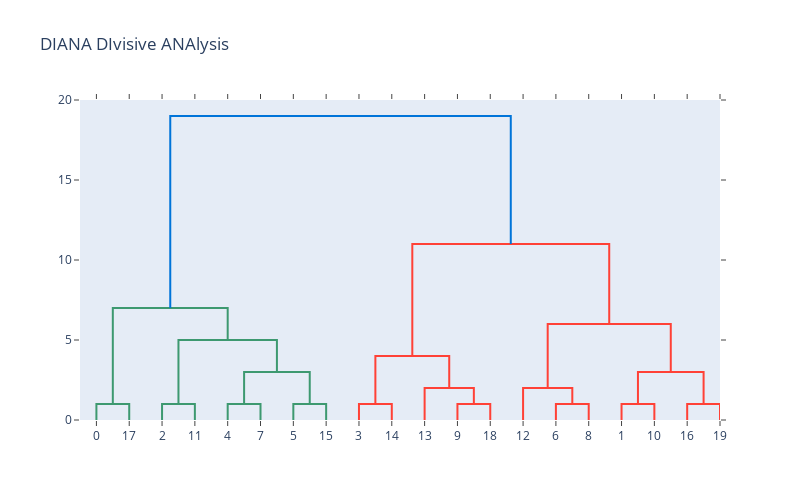

The code cell stored with this chart in its notebook:
### Code cell
import plotly.figure_factory as ff

points = np.array(current_clusters)

fig = ff.create_dendrogram(points, orientation='bottom')   
fig.update_layout(width=800, height=500, title_text = "DIANA DIvisive ANAlysis")
fig.show()

### Figure 1 — Plotly figure (JSON) as saved in the notebook; plotly's stock layout.template omitted (floating-point values rounded to 4 significant figures)
{"data": [{"hoverinfo": "text", "marker": {"color": "rgb(61,153,112)"}, "mode": "lines", "type": "scatter", "x": [5, 5, 15, 15], "xaxis": "x", "y": [0, 1, 1, 0], "yaxis": "y"}, {"hoverinfo": "text", "marker": {"color": "rgb(61,153,112)"}, "mode": "lines", "type": "scatter", "x": [25, 25, 35, 35], "xaxis": "x", "y": [0, 1, 1, 0], "yaxis": "y"}, {"hoverinfo": "text", "marker": {"color": "rgb(61,153,112)"}, "mode": "lines", "type": "scatter", "x": [45, 45, 55, 55], "xaxis": "x", "y": [0, 1, 1, 0], "yaxis": "y"}, {"hoverinfo": "text", "marker": {"color": "rgb(61,153,112)"}, "mode": "lines", "type": "scatter", "x": [65, 65, 75, 75], "xaxis": "x", "y": [0, 1, 1, 0], "yaxis": "y"}, {"hoverinfo": "text", "marker": {"color": "rgb(61,153,112)"}, "mode": "lines", "type": "scatter", "x": [50, 50, 70, 70], "xaxis": "x", "y": [1, 3, 3, 1], "yaxis": "y"}, {"hoverinfo": "text", "marker": {"color": "rgb(61,153,112)"}, "mode": "lines", "type": "scatter", "x": [30, 30, 60, 60], "xaxis": "x", "y": [1, 5, 5, 3], "yaxis": "y"}, {"hoverinfo": "text", "marker": {"color": "rgb(61,153,112)"}, "mode": "lines", "type": "scatter", "x": [10, 10, 45, 45], "xaxis": "x", "y": [1, 7, 7, 5], "yaxis": "y"}, {"hoverinfo": "text", "marker": {"color": "rgb(255,65,54)"}, "mode": "lines", "type": "scatter", "x": [85, 85, 95, 95], "xaxis": "x", "y": [0, 1, 1, 0], "yaxis": "y"}, {"hoverinfo": "text", "marker": {"color": "rgb(255,65,54)"}, "mode": "lines", "type": "scatter", "x": [115, 115, 125, 125], "xaxis": "x", "y": [0, 1, 1, 0], "yaxis": "y"}, {"hoverinfo": "text", "marker": {"color": "rgb(255,65,54)"}, "mode": "lines", "type": "scatter", "x": [105, 105, 120, 120], "xaxis": "x", "y": [0, 2, 2, 1], "yaxis": "y"}, {"hoverinfo": "text", "marker": {"color": "rgb(255,65,54)"}, "mode": "lines", "type": "scatter", "x": [90, 90, 112.5, 112.5], "xaxis": "x", "y": [1, 4, 4, 2], "yaxis": "y"}, {"hoverinfo": "text", "marker": {"color": "rgb(255,65,54)"}, "mode": "lines", "type": "scatter", "x": [145, 145, 155, 155], "xaxis": "x", "y": [0, 1, 1, 0], "yaxis": "y"}, {"hoverinfo": "text", "marker": {"color": "rgb(255,65,54)"}, "mode": "lines", "type": "scatter", "x": [135, 135, 150, 150], "xaxis": "x", "y": [0, 2, 2, 1], "yaxis": "y"}, {"hoverinfo": "text", "marker": {"color": "rgb(255,65,54)"}, "mode": "lines", "type": "scatter", "x": [165, 165, 175, 175], "xaxis": "x", "y": [0, 1, 1, 0], "yaxis": "y"}, {"hoverinfo": "text", "marker": {"color": "rgb(255,65,54)"}, "mode": "lines", "type": "scatter", "x": [185, 185, 195, 195], "xaxis": "x", "y": [0, 1, 1, 0], "yaxis": "y"}, {"hoverinfo": "text", "marker": {"color": "rgb(255,65,54)"}, "mode": "lines", "type": "scatter", "x": [170, 170, 190, 190], "xaxis": "x", "y": [1, 3, 3, 1], "yaxis": "y"}, {"hoverinfo": "text", "marker": {"color": "rgb(255,65,54)"}, "mode": "lines", "type": "scatter", "x": [142.5, 142.5, 180, 180], "xaxis": "x", "y": [2, 6, 6, 3], "yaxis": "y"}, {"hoverinfo": "text", "marker": {"color": "rgb(255,65,54)"}, "mode": "lines", "type": "scatter", "x": [101.2, 101.2, 161.2, 161.2], "xaxis": "x", "y": [4, 11, 11, 6], "yaxis": "y"}, {"hoverinfo": "text", "marker": {"color": "rgb(0,116,217)"}, "mode": "lines", "type": "scatter", "x": [27.5, 27.5, 131.2, 131.2], "xaxis": "x", "y": [7, 19, 19, 11], "yaxis": "y"}], "layout": {"autosize": false, "height": 500, "hovermode": "closest", "showlegend": false, "title": {"text": "DIANA DIvisive ANAlysis"}, "width": 800, "xaxis": {"mirror": "allticks", "rangemode": "tozero", "showgrid": false, "showline": true, "showticklabels": true, "tickmode": "array", "ticks": "outside", "ticktext": ["0", "17", "2", "11", "4", "7", "5", "15", "3", "14", "13", "9", "18", "12", "6", "8", "1", "10", "16", "19"], "tickvals": [5, 15, 25, 35, 45, 55, 65, 75, 85, 95, 105, 115, 125, 135, 145, 155, 165, 175, 185, 195], "type": "linear", "zeroline": false}, "yaxis": {"mirror": "allticks", "rangemode": "tozero", "showgrid": false, "showline": true, "showticklabels": true, "ticks": "outside", "type": "linear", "zeroline": false}}}
